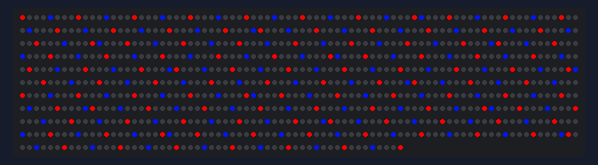
A sketch run on a simulated Arduino Uno, built with avr-gcc and run on an emulated ATmega328P. Parts: 855 RGB LEDs in strip order, left to right, continuing on the next row. What the sketch prints to the serial monitor is not drawn.

Above: at 19.3 s.

The sketch:

grid_test.ino
```cpp
#include <Adafruit_NeoPixel.h>

const int DATA_PIN = 6;
const int PIXELS_PER_ROW = 15;
const int ROWS = 15;

const int PIXELS = PIXELS_PER_ROW * ROWS;
const int LEDS_PER_ROW = (((PIXELS_PER_ROW - 1) * 4) + 1);

Adafruit_NeoPixel strip(LEDS_PER_ROW * ROWS, DATA_PIN, NEO_GRB + NEO_KHZ800);

const uint32_t COLOR_1 = strip.Color(255, 0, 50);
const uint32_t COLOR_2 = strip.Color(0, 100, 255);
const uint32_t COLORS[] = {COLOR_1, COLOR_2};
const uint32_t OFF_COLOR = strip.Color(0, 0, 0);

int pixel = 0;

void setup() {
  Serial.begin(19200);
//  Serial.print("DATA_PIN ");
//  Serial.println(DATA_PIN);
  Serial.print("PIXELS_PER_ROW ");
  Serial.println(PIXELS_PER_ROW);
  Serial.print("ROWS ");
  Serial.println(ROWS);
  Serial.print("PIXELS ");
  Serial.println(PIXELS);
  Serial.print("LEDS_PER_ROW ");
  Serial.println(LEDS_PER_ROW);
  Serial.print("TOTAL LEDS ");
  Serial.println(strip.numPixels());

  strip.begin();
  strip.show();
  strip.setBrightness(255);
}

// sanity test
void loop() {
  if (pixel < PIXELS) {
    setColor(pixel, COLORS[pixel % 2]);
    pixel++;
    if (pixel == PIXELS) {
      Serial.println("DONE");
    }
  }
  strip.show();
  delay(50);
}

void setColor(int pixel, uint32_t color) {
  Serial.print(pixel);
  Serial.print(": ");

  int row = floor(pixel / PIXELS_PER_ROW);
  int column = pixel - (row * PIXELS_PER_ROW);
  Serial.print(row);
  Serial.print("x");
  Serial.print(column);
  Serial.print("->");
  column = row % 2 > 0 ? (PIXELS_PER_ROW - 1) - column : column;
  Serial.print(column);

  pixel = (row * PIXELS_PER_ROW) + column;
  int led = (pixel * 4) - (floor(pixel / PIXELS_PER_ROW) * 3);
  Serial.print(" (");
  Serial.print(led);
  Serial.println(")");
  strip.setPixelColor(led, strip.gamma32(color));
}
```
